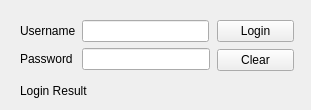
<?xml version="1.0" encoding="UTF-8"?>
<ui version="4.0">
 <class>login</class>
 <widget class="QWidget" name="login">
  <property name="geometry">
   <rect>
    <x>0</x>
    <y>0</y>
    <width>311</width>
    <height>110</height>
   </rect>
  </property>
  <property name="windowTitle">
   <string>Form</string>
  </property>
  <widget class="QLabel" name="lblResult">
   <property name="geometry">
    <rect>
     <x>20</x>
     <y>80</y>
     <width>281</width>
     <height>21</height>
    </rect>
   </property>
   <property name="text">
    <string>Login Result</string>
   </property>
  </widget>
  <widget class="QWidget" name="layoutWidget">
   <property name="geometry">
    <rect>
     <x>20</x>
     <y>20</y>
     <width>189</width>
     <height>22</height>
    </rect>
   </property>
   <layout class="QHBoxLayout" name="horizontalLayout">
    <item>
     <widget class="QLabel" name="label_username">
      <property name="text">
       <string>Username</string>
      </property>
     </widget>
    </item>
    <item>
     <widget class="QLineEdit" name="txtUser"/>
    </item>
   </layout>
  </widget>
  <widget class="QWidget" name="layoutWidget_2">
   <property name="geometry">
    <rect>
     <x>20</x>
     <y>48</y>
     <width>190</width>
     <height>22</height>
    </rect>
   </property>
   <layout class="QHBoxLayout" name="horizontalLayout_2">
    <item>
     <widget class="QLabel" name="label_password">
      <property name="text">
       <string>Password </string>
      </property>
     </widget>
    </item>
    <item>
     <widget class="QLineEdit" name="txtPassword">
      <property name="echoMode">
       <enum>QLineEdit::Password</enum>
      </property>
     </widget>
    </item>
   </layout>
  </widget>
  <widget class="QWidget" name="layoutWidget_3">
   <property name="geometry">
    <rect>
     <x>217</x>
     <y>19</y>
     <width>77</width>
     <height>54</height>
    </rect>
   </property>
   <layout class="QVBoxLayout" name="verticalLayout_3">
    <item>
     <widget class="QPushButton" name="btnLogin">
      <property name="text">
       <string>Login</string>
      </property>
     </widget>
    </item>
    <item>
     <widget class="QPushButton" name="btnClear">
      <property name="text">
       <string>Clear</string>
      </property>
     </widget>
    </item>
   </layout>
  </widget>
 </widget>
 <resources/>
 <connections/>
</ui>
